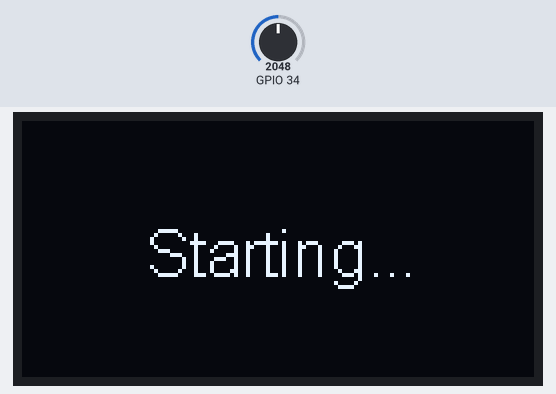
A program run on a simulated ESP32. On the bench: 128×64 one-colour display. Inputs (shaded band) come from the test bench; at power-on: GPIO 34 = 2048. WiFi joins after 1.5 s; servers stay silent unless stated; nothing arrives over Bluetooth unless stated; what the program prints to the serial monitor is not drawn.

Above: at 0.1 s.
2.8 s: GPIO 34 set to 4023
4.3 s: GPIO 34 set to 4095
At 5.1 s:
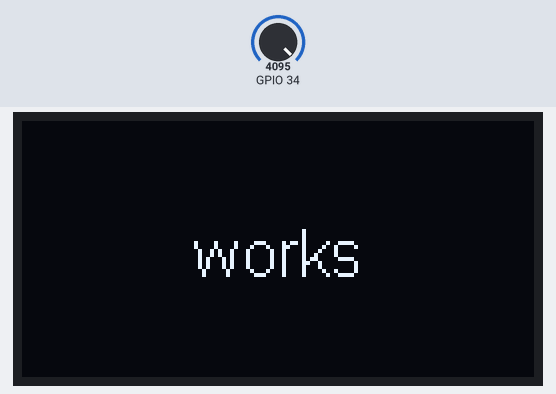
10.9 s: GPIO 34 set to 3603
At 11.2 s:
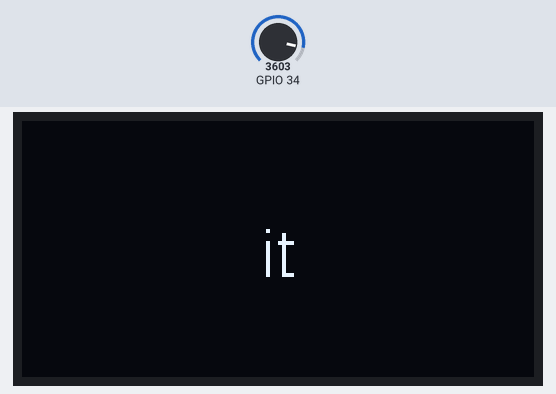
Timing chart, 0 to 13.9 s (numbered marks = the images above; inputs shaded):
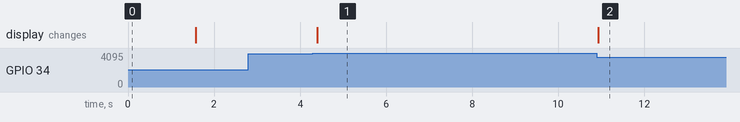

Measured:
- the behaviour switches between 4094 and 4095 on GPIO 34 (found by bisection; images 0 and 1)
- after the input at 2.8 s, every drawn part: stays the same
- after the input at 4.3 s, the display: changes after 0.10 s (image 1)
- after the input at 10.9 s, the display: changes at once (image 2)

The program:

main.cpp
```cpp
#include <Arduino.h>
#include <WiFi.h>
#include "BluetoothSerial.h"
#include <display.h>
#include <potentiometer.h>

// Objects
MyDisplay myDisplay;
MyPot myPot(34);
BluetoothSerial SerialBT;

// Messages
String messages[] = {"it", "works"};
int msgIndex = -1;

// WiFi credentials - your actual credentials
const char* WIFI_SSID = "iPhone Sly";
const char* WIFI_PASS = "slyeet032005";

bool wifiConnected = false;
bool bluetoothConnected = false;

// Simple WiFi connection with 5 attempts
bool connectWiFi() {
    Serial.println("Connecting to WiFi...");
    Serial.print("SSID: ");
    Serial.println(WIFI_SSID);

    WiFi.mode(WIFI_STA);
    WiFi.begin(WIFI_SSID, WIFI_PASS);

    int attempts = 0;
    while (WiFi.status() != WL_CONNECTED && attempts < 5) {
        attempts++;
        Serial.print("Attempt ");
        Serial.print(attempts);
        Serial.print("/5: ");

        // Wait up to 10 seconds per attempt
        for (int i = 0; i < 20; i++) {
            delay(500);
            Serial.print(".");
            if (WiFi.status() == WL_CONNECTED) break;
        }
        Serial.println();

        if (WiFi.status() != WL_CONNECTED && attempts < 5) {
            Serial.println("Failed, retrying...");
            WiFi.disconnect();
            delay(1000);
            WiFi.begin(WIFI_SSID, WIFI_PASS);
        }
    }

    if (WiFi.status() == WL_CONNECTED) {
        Serial.println("WiFi Connected!");
        Serial.print("IP Address: ");
        Serial.println(WiFi.localIP());
        return true;
    } else {
        Serial.println("Could not connect to WiFi after 5 attempts");
        Serial.println("Continuing without WiFi...");
        return false;
    }
}

void setup() {
    Serial.begin(115200);

    // Initialize display
    myDisplay.begin();
    Serial.println("OLED initialized");
    myDisplay.printMessage("Starting...");

    // Try to connect to WiFi
    wifiConnected = connectWiFi();

    // Start Bluetooth
    if (SerialBT.begin("ESP32-Music-Display")) {
        Serial.println("Bluetooth started: ESP32-Music-Display");
        Serial.println("Device can be paired now!");
    } else {
        Serial.println("Bluetooth failed to start");
    }

    // Update display based on status
    if (wifiConnected) {
        myDisplay.printMessage("WiFi + BT Ready");
    } else {
        myDisplay.printMessage("BT Only Mode");
    }

    Serial.println("System ready!");
}

void loop() {
    // Handle Bluetooth connection status
    bool currentBT = SerialBT.hasClient();
    if (currentBT != bluetoothConnected) {
        bluetoothConnected = currentBT;
        if (bluetoothConnected) {
            Serial.println("Bluetooth device connected!");
            SerialBT.println("Hello! ESP32 connected.");
        } else {
            Serial.println("Bluetooth device disconnected");
        }
    }

    // Handle incoming Bluetooth messages
    if (SerialBT.available()) {
        String message = SerialBT.readString();
        message.trim();

        Serial.print("BT received: ");
        Serial.println(message);

        // Simple responses
        if (message == "hello") {
            SerialBT.println("Hi there!");
        } else if (message == "status") {
            SerialBT.println("ESP32 is running fine!");
        } else {
            SerialBT.println("Got: " + message);
        }
    }

    // Potentiometer -> Display logic
    int val = myPot.read();
    int index = map(val, 0, 4095, 0, 1);
    index = constrain(index, 0, (sizeof(messages)/sizeof(messages[0])) - 1);

    if (index != msgIndex) {
        msgIndex = index;
        myDisplay.printMessage(messages[msgIndex]);
        Serial.print("Showing message: ");
        Serial.println(messages[msgIndex]);

        // Send via Bluetooth if connected
        if (bluetoothConnected) {
            SerialBT.println("Display: " + messages[msgIndex]);
        }
    }

    delay(100);
}
```

display.h
```cpp
#ifndef DISPLAY_H
#define DISPLAY_H

#include <Arduino.h>
#include "SSD1306Wire.h"

class MyDisplay {
public:
    void begin();
    void printMessage(String msg);

private:
    SSD1306Wire display{0x3C, 21, 22};  // I2C address, SDA, SCL
};

#endif
```

potentiometer.h
```cpp
#ifndef POTENTIOMETER_H
#define POTENTIOMETER_H

#include <Arduino.h>

class MyPot {
public:
    MyPot(int pin);
    int read();

private:
    int _pin;
};

#endif
```

display.cpp
```cpp
#include <display.h>

void MyDisplay::begin() {
    display.init();
    display.flipScreenVertically();
    display.setFont(ArialMT_Plain_16);
    display.clear();
    display.display();
    Serial.println("SSD1306 display initialized");
}

void MyDisplay::printMessage(String msg) {
    display.clear();
    display.setTextAlignment(TEXT_ALIGN_CENTER);
    display.drawString(64, 24, msg);  // Center of 128x64 screen
    display.display();
}
```

potentiometer.cpp
```cpp
#include "potentiometer.h"

MyPot::MyPot(int pin) : _pin(pin) {
    pinMode(_pin, INPUT);
}

int MyPot::read() {
    return analogRead(_pin);
}
```
